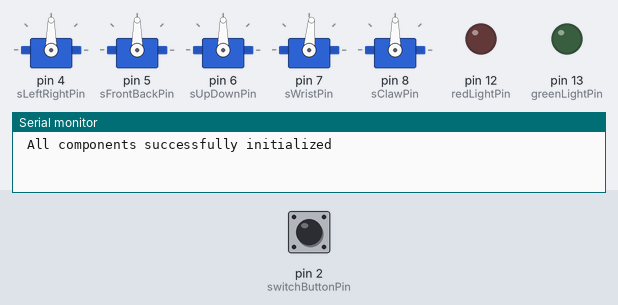
Recording of a sketch running on a simulated Arduino Uno, built with avr-gcc and run on an emulated ATmega328P. Shown: 5 × servo, output pins drawn as LEDs (lit = HIGH), the last lines printed to the serial monitor. The inputs (shaded band) are chosen by the test bench; at power-on: pin 2 (switchButtonPin) LOW.

Above: at 1.2 s.
1.3 s: pin 2 (switchButtonPin) pulled HIGH for 0.15 s
At 45.9 s:
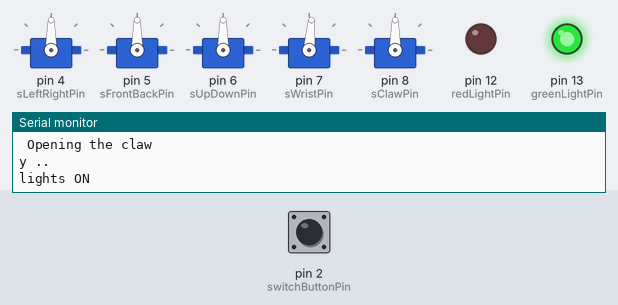
Timing chart, 0 to 46.8 s (numbered marks = the images above; inputs shaded):
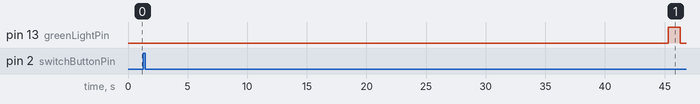

Measured:
- after the input at 1.3 s, pin 13 (greenLightPin): LOW → HIGH after 44.0 s, → LOW 1.0 s later

The sketch:

new_arm_movement.ino
```cpp
#include<Servo.h>


//************************************
//user defined variables
//************************************

//left/right
Servo sLeftRight;
int sLeftRightPin=4;

//front-back
Servo sFrontBack;
int sFrontBackPin=5;

//up/down
Servo sUpDown;
int sUpDownPin=6;


//wrist
Servo sWrist;
int sWristPin=7;

//claw
Servo sClaw;
int sClawPin=8;

//switch to control the flow
int switchButtonPin=2;
int greenLightPin=13;
int redLightPin=12;

int counter=0;
int switchState;  // variable for reading the pushbutton status
bool isPressed=false;
bool isGoalAchieved=false;

//Constants
int SHORT_DELAY=300;
int LONG_DELAY=1000;
int INITIAL_POS=90;
int SERVO_SPEED_DELAY=150; //15ms delay to control servo speed

//************************************
//user defined function definitions
//************************************

/*
This function is hardcoded to always close the claw.
Claw close is the neutral position for servo motor with default angle of 93
*/
void clawClose(){
  Serial.println("Closing the claw");
  moveServo(sClaw, 83);
  shortDelay();
}

/* This function is hardcoded to always open the claw.*/
void clawOpen(){
  Serial.println(" Opening the claw ");
  moveServo(sClaw, 65);
  shortDelay();
}


void moveLeft(int degree){
  Serial.println("Moving Left .. " + degree);
  int pos = sLeftRight.read();
  pos += degree;
  moveServo(sLeftRight, pos);
}

void moveRight(int degree){
  Serial.println("Moving Right by .. " + degree);
  int pos = sLeftRight.read();
  pos -= degree;
  moveServo(sLeftRight, pos);
}

void moveFront(int degree){
  Serial.println("Moving Front by .. " + degree);
   int pos = sFrontBack.read();
  pos -= degree;
  moveServo(sFrontBack, pos);
}

void moveBack(int degree){
  Serial.println("Moving Back by .. " + degree);
   int pos = sFrontBack.read();
  pos += degree;
  moveServo(sFrontBack, pos);
}

void moveUp(int degree){
  Serial.println("Moving Up by .. " + degree);
  int pos = sUpDown.read();
  pos -= degree;
  moveServo(sUpDown, pos);
}

void moveDown(int degree){
  Serial.println("Moving Down by .. " + degree);
  int pos = sUpDown.read();
  pos += degree;
  moveServo(sUpDown, pos);
}

void rotate(int degree){
  Serial.println("Rotating by .. " + degree);
    moveServo(sWrist, degree);
}

void shortDelay(){
  delay(SHORT_DELAY);
}

void longDelay(){
  delay(LONG_DELAY);
}

void AttachServos(){
  sLeftRight.attach(sLeftRightPin);
  sFrontBack.attach(sFrontBackPin);
  sUpDown.attach(sUpDownPin);
  sWrist.attach(sWristPin);
  sClaw.attach(sClawPin);
}

void AttachButton_Lights(){
  // initialize the pushbutton pin as an input:
  pinMode(switchButtonPin, INPUT);
  //Init lights as output
  pinMode(greenLightPin, OUTPUT);
  pinMode(redLightPin, OUTPUT);
}

void InitialPosition(){
  sLeftRight.write(INITIAL_POS);
  sFrontBack.write(INITIAL_POS);
  sUpDown.write(INITIAL_POS);
  sWrist.write(85);
  sClaw.write(INITIAL_POS);
}

void moveServo(Servo s, int degree){
  if (degree < 1 || degree > 179) return; //for servo Safety

  int pos = s.read();
  if (pos < degree){
    for(pos = pos; pos < degree; pos += 1)  // goes from 0 degrees to 180 degrees
    {                                  // in steps of 1 degree
      s.write(pos);              // tell servo to go to position in variable 'pos'
      delay(SERVO_SPEED_DELAY);                       // waits 15ms for the servo to reach the position
    }
  }else
  {
    for(pos = pos; pos>degree; pos-=1)     // goes from 180 degrees to 0 degrees
    {
      s.write(pos);              // tell servo to go to position in variable 'pos'
      delay(SERVO_SPEED_DELAY);                       // waits 15ms for the servo to reach the position
    }
  }
}

void readInitialPosition(){
  //Read Initial Positions
    Serial.println(sLeftRight.read());
    Serial.println(sUpDown.read());
    Serial.println(sFrontBack.read());
    Serial.println(sWrist.read());
    Serial.println(sClaw.read());
}

void showGreenSignal(){
  //Light HIGH
  digitalWrite(greenLightPin, HIGH);
  Serial.println( "lights ON ");
  longDelay();
  digitalWrite(greenLightPin, LOW);
}

void showRedSignal(){
  //Light HIGH
  digitalWrite(redLightPin, HIGH);
  Serial.println( "Red lights ON ");
  delay(5000);
  digitalWrite(greenLightPin, LOW);
  shortDelay();
}

void moveToHome(){
  moveServo(sLeftRight, INITIAL_POS);
  moveServo(sFrontBack, INITIAL_POS);
  moveServo(sUpDown, INITIAL_POS);
  moveServo(sWrist, 85);
  moveServo(sClaw, 85);
}


//************************************
//Main Program
//************************************


void setup() {
  // put your setup code here, to run once:
  Serial.begin(9600);
  //Attach Servo motors
  AttachServos();
  AttachButton_Lights();
  //Set Initial Positions
  InitialPosition();

  Serial.println(" All components successfully initialized");
}

void loop() {
  // put your main code here, to run repeatedly:

    // read the state of the pushbutton value:
    switchState = digitalRead(switchButtonPin);
    //  Serial.println( switchState );

    if (switchState == HIGH){
      //counter++;
      counter=3; //temp code
      shortDelay();
      isPressed=true;
    }

    if (isPressed){
      Serial.println( counter );

      if (counter == 1){
        longDelay();
        showGreenSignal();
      }else if (counter == 2){
        longDelay();
        showGreenSignal();
      }else if (counter == 3){
        longDelay();
        //showRedSignal();
        //Start Desmantle work
          clawOpen();
          moveBack(25);
          moveLeft(15);
          moveUp(10);
          moveFront(20);
          clawClose();

          moveBack(20);
          moveRight(50);
          moveFront(10);
          moveDown(30);
          clawOpen();
          moveUp(30);
          moveToHome();
        //Start Assemble work

        longDelay();
        showGreenSignal();

      }else if (counter >= 4){
        //Reset
        counter=0;
      }
      isPressed=false;
    }


}
```
